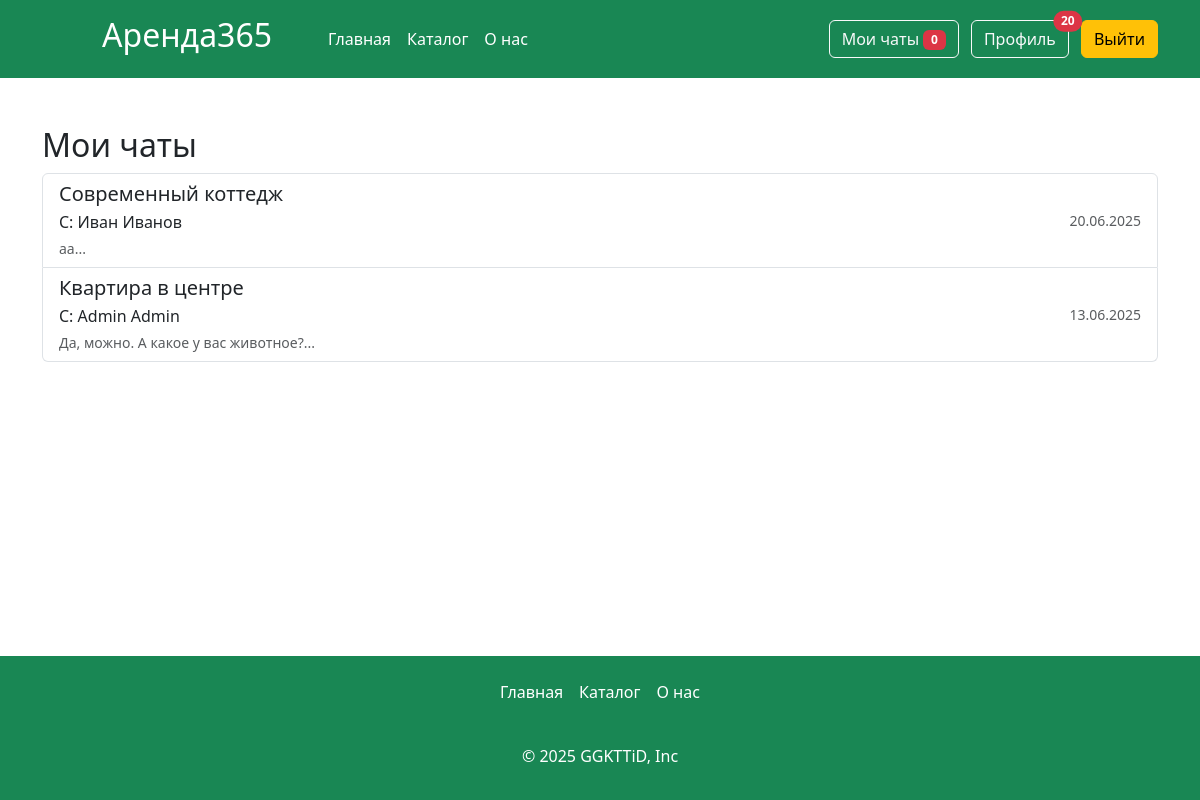
The page /my_chats (signed in) on the database its author committed.
### app.py (models this page shows, shortened)
class Articles(db.Model):
    id = db.Column(db.Integer,primary_key=True)
    title = db.Column(db.String(100))
    text = db.Column(db.Text)
    image_name = db.Column(db.String(100))
    category = db.Column(db.String(100))
    price = db.Column(db.Integer)
    floor = db.Column(db.Integer)
    entrance = db.Column(db.Integer)
    type_app = db.Column(db.String(100))
    address= db.Column(db.String(100))
    count_rooms = db.Column(db.Integer)
    hide = db.Column(db.Boolean, default=True)
    created_at = db.Column(db.DateTime, default=datetime.now)
    id_user = db.Column(db.Integer, db.ForeignKey('users.id'))
    orders = db.relationship('Orders', backref='article', lazy=True)
    images = db.relationship('Image', backref='article', lazy=True, cascade="all, delete-orphan")

class Messages(db.Model):
    id = db.Column(db.Integer, primary_key=True)
    content = db.Column(db.Text, nullable=False)
    timestamp = db.Column(db.DateTime, default=datetime.now)
    sender_id = db.Column(db.Integer, db.ForeignKey('users.id'), nullable=False)
    recipient_id = db.Column(db.Integer, db.ForeignKey('users.id'), nullable=False)
    article_id = db.Column(db.Integer, db.ForeignKey('articles.id'), nullable=False)
    is_read = db.Column(db.Boolean, default=False)
    sender = db.relationship('Users', foreign_keys=[sender_id])
    recipient = db.relationship('Users', foreign_keys=[recipient_id])
    article = db.relationship('Articles')

### app.py (the view)
@app.route('/my_chats')
def my_chats():
    current_user = Users.query.filter_by(email=session['name']).first()
    chat_combinations = db.session.query(
        Messages.article_id,
        case(
            (Messages.sender_id == current_user.id, Messages.recipient_id),
            else_=Messages.sender_id
        ).label('interlocutor_id')
    ).filter(
        or_(
            Messages.sender_id == current_user.id,
            Messages.recipient_id == current_user.id
        )
    ).distinct().all()
    chats = []
    for combo in chat_combinations:
        article = Articles.query.get(combo.article_id)
        interlocutor = Users.query.get(combo.interlocutor_id)
        unread_count = Messages.query.filter(
            Messages.article_id == combo.article_id,
            Messages.sender_id == combo.interlocutor_id,
            Messages.recipient_id == current_user.id,
            Messages.is_read == False
        ).count()
        last_message = Messages.query.filter(
            or_(
                and_(
                    Messages.sender_id == current_user.id,
                    Messages.recipient_id == combo.interlocutor_id,
                    Messages.article_id == combo.article_id
                ),
                and_(
                    Messages.sender_id == combo.interlocutor_id,
                    Messages.recipient_id == current_user.id,
                    Messages.article_id == combo.article_id
                )
            )
        ).order_by(Messages.timestamp.desc()).first()
        chats.append({
            'article_id': combo.article_id,
            'article_title': article.title,
            'interlocutor_id': combo.interlocutor_id,
            'interlocutor_name': f"{interlocutor.name} {interlocutor.surname}",
            'unread_count': unread_count,
            'last_message_preview': last_message.content[:50] + "..." if last_message else "",
            'last_message_time': last_message.timestamp if last_message else None
        })
    chats.sort(key=lambda x: x['last_message_time'] or datetime.min, reverse=True)
    return render_template('my_chats.html', chats=chats)

### app.py (called while the page is built)
@app.context_processor
def inject_unread_messages():
    if 'name' in session:
        current_user = Users.query.filter_by(email=session['name']).first()
        unread_count = Messages.query.filter_by(recipient_id=current_user.id, is_read=False).count()
        return dict(unread_messages=unread_count)
    return dict(unread_messages=0)

@app.context_processor
def inject_user():
    def get_user_name():
        if 'name' in session:
            return Users.query.filter_by(email=session['name']).first()
    return dict(active_user=get_user_name())

@app.context_processor
def inject_unread_count():
    if 'name' in session:
        user = Users.query.filter_by(email=session['name']).first()
        if user:
            unread_count = Notification.query.filter_by(user_id=user.id, is_read=False).count()
            return dict(unread_notifications=unread_count)
    return dict(unread_notifications=0)

### templates/my_chats.html (shortened to what this page needs)
{% extends 'base.html' %}
{% block main %}
<main>
    <div class="container my-5">
        <h2>Мои чаты</h2>
        {% if not chats %}
        <div class="alert alert-info">У вас пока нет активных чатов</div>
        {% else %}
        <div class="list-group">
            {% for chat in chats %}
            <a href="{{ url_for('chat', article_id=chat.article_id, recipient_id=chat.interlocutor_id) }}"
               class="list-group-item list-group-item-action">
                <div class="d-flex justify-content-between align-items-center">
                    <div>
                        <h5 class="mb-1">{{ chat.article_title }}</h5>
                        <p class="mb-1">С: {{ chat.interlocutor_name }}</p>
                        {% if chat.last_message_preview %}
                        <p class="mb-0 text-muted small">{{ chat.last_message_preview }}</p>
                        {% endif %}
                    </div>
                    <div class="text-end">
                        {% if chat.last_message_time %}
                        <div class="text-muted small">
                            {{ chat.last_message_time.strftime('%d.%m.%Y') }}
                        </div>
                        {% endif %}
                    </div>
                </div>
            </a>
            {% endfor %}
        </div>
        {% endif %}
    </div>
</main>
{% endblock %}

### static/css/style.css (style rules this page uses)
html { height: 100%; }
body { display: flex; flex-direction: column; height: 100%; background-color: #ffff; border-radius: 30px; }
main { flex: 1 0 auto; }

### rows shown on the page
Articles: article_title "Современный коттедж", interlocutor_name "Иван Иванов", last_message_preview "аа...", last_message_time "20.06.2025"
Articles: article_title "Квартира в центре", interlocutor_name "Admin Admin", last_message_preview "Да, можно. А какое у вас животное?...", last_message_time "13.06.2025"

### other values the page prints
{{ unread_messages }} "0"
{{ unread_notifications }} "20"
